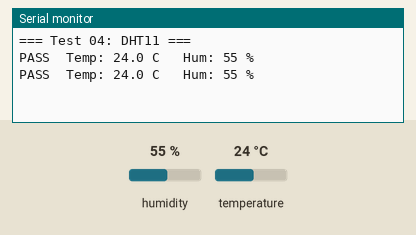
Simulated run of this sketch. Board: Arduino Uno, built with avr-gcc and run on an emulated ATmega328P. Shown: the last lines printed to the serial monitor. Inputs (shaded band) come from the test bench; at power-on: humidity 55 %, temperature 24 °C.

Above: at 4.8 s.
4.9 s: humidity set to 21 %
At 7.1 s:
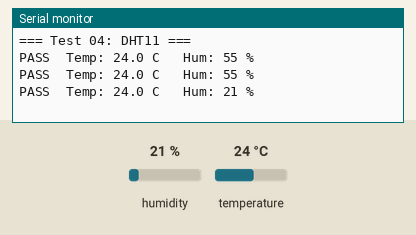
7.9 s: humidity set to 18 %
At 9.5 s:
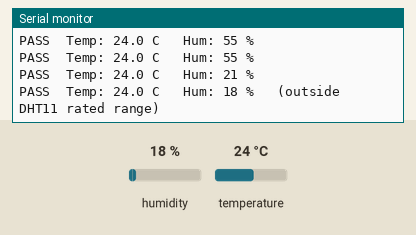

The sketch:

04_dht11.ino
```cpp
// Test 04: DHT11 on D2.
// PASS: temperature and humidity printed every 2 s, sensible for the room.
// DHT11 range: 0-50 C (+/-2 C), 20-90 %RH (+/-5 %). Breathe on it and humidity should rise.
// Libraries: DHT sensor library (Adafruit), Adafruit Unified Sensor.

#include <DHT.h>

const uint8_t DHT_PIN = 2;
DHT dht(DHT_PIN, DHT11);

void setup() {
  Serial.begin(9600);
  Serial.println(F("=== Test 04: DHT11 ==="));
  dht.begin();
}

void loop() {
  delay(2000);  // DHT11 needs ~1 s between reads; 2 s is safe
  float h = dht.readHumidity();
  float t = dht.readTemperature();
  if (isnan(h) || isnan(t)) {
    Serial.println(F("FAIL: read returned NaN. Check DATA->D2, VCC->5V, GND. Bare 3/4-pin sensors need a 10k pull-up DATA->VCC."));
    return;
  }
  Serial.print(F("PASS  Temp: "));
  Serial.print(t, 1);
  Serial.print(F(" C   Hum: "));
  Serial.print(h, 0);
  Serial.print(F(" %"));
  if (t < 0 || t > 50 || h < 20 || h > 90) Serial.print(F("   (outside DHT11 rated range)"));
  Serial.println();
}
```

Measured:
- the behaviour switches between 20 and 19 % on humidity (found by bisection; images 1 and 2)
- after the input at 4.9 s, the serial monitor: prints a new line after 1.2 s (image 1)
- after the input at 7.9 s, the serial monitor: prints a new line after 0.20 s (image 2)
